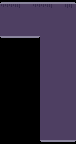

The image is a tile-based game level rendered from a .tmx file. Its description and complete source (layers, tilesets, objects, tile grids) follow:
An orthogonal 19x36 tile map with 4x4 px tiles, 2 tile layers (bg, solid), 2 tilesets and 18 objects.

<map version="1.0" tiledversion="1.0.2" orientation="orthogonal" renderorder="right-down" width="19" height="36" tilewidth="4" tileheight="4" backgroundcolor="#000000" nextobjectid="84">
 <tileset firstgid="1" source="test.tsx" />
 <tileset firstgid="26" source="objs.tsx" />
 <layer name="bg" width="19" height="36">
  <data encoding="csv">
13,0,0,0,0,0,0,0,0,0,0,0,0,0,0,0,0,0,0,
23,23,23,23,24,3,3,3,23,23,23,23,24,3,3,3,24,24,3,
3,3,3,3,3,3,3,3,3,3,3,3,3,3,3,3,3,3,3,
3,3,3,3,3,3,3,3,3,3,3,3,3,3,3,3,3,3,3,
3,3,3,3,3,3,3,3,3,3,3,3,3,3,3,3,3,3,3,
3,3,3,3,3,3,3,3,3,3,3,3,3,3,3,3,3,3,3,
3,3,3,3,3,3,3,3,3,3,3,3,3,3,3,3,3,3,3,
3,3,3,3,3,3,3,3,3,3,3,3,3,3,3,3,3,3,3,
3,3,3,3,3,3,3,3,3,3,3,3,3,3,3,3,3,3,3,
0,0,0,0,0,0,0,0,0,0,3,3,3,3,3,3,3,3,3,
0,0,0,0,0,0,0,0,0,0,3,3,3,3,3,3,3,3,3,
0,0,0,0,0,0,0,0,0,0,3,3,3,3,3,3,3,3,3,
0,0,0,0,0,0,0,0,0,0,3,3,3,3,3,3,3,3,3,
0,0,0,0,0,0,0,0,0,0,3,3,3,3,3,3,3,3,3,
0,0,0,0,0,0,0,0,0,0,3,3,3,3,3,3,3,3,3,
0,0,0,0,0,0,0,0,0,0,3,3,3,3,3,3,3,3,3,
0,0,0,0,0,0,0,0,0,0,3,3,3,3,3,3,3,3,3,
0,0,0,0,0,0,0,0,0,0,3,3,3,3,3,3,3,3,3,
0,0,0,0,0,0,0,0,0,0,3,3,3,3,3,3,3,3,3,
0,0,0,0,0,0,0,0,0,0,3,3,3,3,3,3,3,3,3,
0,0,0,0,0,0,0,0,0,0,3,3,3,3,3,3,3,3,3,
0,0,0,0,0,0,0,0,0,0,3,3,3,3,3,3,3,3,3,
0,0,0,0,0,0,0,0,0,0,3,3,3,3,3,3,3,3,3,
0,0,0,0,0,0,0,0,0,0,3,3,3,3,3,3,3,3,3,
0,0,0,0,0,0,0,0,0,0,3,3,3,3,3,3,3,3,3,
0,0,0,0,0,0,0,0,0,0,3,3,3,3,3,3,3,3,3,
0,0,0,0,0,0,0,0,0,0,3,3,3,3,3,3,3,3,3,
0,0,0,0,0,0,0,0,0,0,3,3,3,3,3,3,3,3,3,
0,0,0,0,0,0,0,0,0,0,3,3,3,3,3,3,3,3,3,
0,0,0,0,0,0,0,0,0,0,3,3,3,3,3,3,3,3,3,
0,0,0,0,0,0,0,0,0,0,3,3,3,3,3,3,3,3,3,
0,0,0,0,0,0,0,0,0,0,3,3,3,3,3,3,3,3,3,
0,0,0,0,0,0,0,0,0,0,3,3,3,3,3,3,3,3,3,
0,0,0,0,0,0,0,0,0,0,3,3,3,3,3,3,3,3,3,
0,0,0,0,0,0,0,0,0,0,3,3,3,3,3,3,3,3,3,
0,0,0,0,0,0,0,0,0,0,0,0,0,0,0,0,0,0,0
</data>
 </layer>
 <layer name="solid" width="19" height="36">
  <data encoding="csv">
13,14,14,14,14,14,14,14,14,14,14,14,14,14,14,14,14,14,15,
0,0,0,0,0,0,0,0,0,0,0,0,0,0,0,0,0,0,0,
0,0,0,0,0,0,0,0,0,0,0,0,0,0,0,0,0,0,0,
0,0,0,0,0,0,0,0,0,0,0,0,0,0,0,0,0,0,0,
0,0,0,0,0,0,0,0,0,0,0,0,0,0,0,0,0,0,0,
0,0,0,0,0,0,0,0,0,0,0,0,0,0,0,0,0,0,0,
0,0,0,0,0,0,0,0,0,0,0,0,0,0,0,0,0,0,0,
0,0,0,0,0,0,0,0,0,0,0,0,0,0,0,0,0,0,0,
0,0,0,0,0,0,0,0,0,0,0,0,0,0,0,0,0,0,0,
10,11,11,11,11,11,11,11,11,12,0,0,0,0,0,0,0,0,0,
0,0,0,0,0,0,0,0,0,0,0,0,0,0,0,0,0,0,0,
0,0,0,0,0,0,0,0,0,0,0,0,0,0,0,0,0,0,0,
0,0,0,0,0,0,0,0,0,0,0,0,0,0,0,0,0,0,0,
0,0,0,0,0,0,0,0,0,0,0,0,0,0,0,0,0,0,0,
0,0,0,0,0,0,0,0,0,0,0,0,0,0,0,0,0,0,0,
0,0,0,0,0,0,0,0,0,0,0,0,0,0,0,0,0,0,0,
0,0,0,0,0,0,0,0,0,0,0,0,0,0,0,0,0,0,0,
0,0,0,0,0,0,0,0,0,0,0,0,0,0,0,0,0,0,0,
0,0,0,0,0,0,0,0,0,0,0,0,0,0,0,0,0,0,0,
0,0,0,0,0,0,0,0,0,0,0,0,0,0,0,0,0,0,0,
0,0,0,0,0,0,0,0,0,0,0,0,0,0,0,0,0,0,0,
0,0,0,0,0,0,0,0,0,0,0,0,0,0,0,0,0,0,0,
0,0,0,0,0,0,0,0,0,0,0,0,0,0,0,0,0,0,0,
0,0,0,0,0,0,0,0,0,0,0,0,0,0,0,0,0,0,0,
0,0,0,0,0,0,0,0,0,0,0,0,0,0,0,0,0,0,0,
0,0,0,0,0,0,0,0,0,0,0,0,0,0,0,0,0,0,0,
0,0,0,0,0,0,0,0,0,0,0,0,0,0,0,0,0,0,0,
0,0,0,0,0,0,0,0,0,0,0,0,0,0,0,0,0,0,0,
0,0,0,0,0,0,0,0,0,0,0,0,0,0,0,0,0,0,0,
0,0,0,0,0,0,0,0,0,0,0,0,0,0,0,0,0,0,0,
0,0,0,0,0,0,0,0,0,0,0,0,0,0,0,0,0,0,0,
0,0,0,0,0,0,0,0,0,0,0,0,0,0,0,0,0,0,0,
0,0,0,0,0,0,0,0,0,0,0,0,0,0,0,0,0,0,0,
0,0,0,0,0,0,0,0,0,0,0,0,0,0,0,0,0,0,0,
0,0,0,0,0,0,0,0,0,0,0,0,0,0,0,0,0,0,0,
0,0,0,0,0,0,0,0,0,0,10,11,11,11,11,11,11,11,12
</data>
 </layer>
 <objectgroup name="objects" offsetx="0" offsety="4">
  <object id="16" gid="29" x="13.9091" y="22.0302" width="3" height="6" />
  <object id="17" gid="26" x="29.4617" y="26.356" width="5" height="4" />
  <object id="37" gid="27" x="56" y="104" width="4" height="2" />
  <object id="52" gid="27" x="56" y="56" width="4" height="2" />
  <object id="53" gid="27" x="56" y="32" width="4" height="2" />
  <object id="70" gid="27" x="56" y="80" width="4" height="2" />
  <object id="71" gid="21" x="44" y="136" width="3" height="4" />
  <object id="72" gid="21" x="48" y="136" width="3" height="4" />
  <object id="73" gid="21" x="52" y="136" width="3" height="4" />
  <object id="74" gid="21" x="56" y="136" width="3" height="4" />
  <object id="75" gid="21" x="60" y="136" width="3" height="4" />
  <object id="76" gid="21" x="68" y="136" width="3" height="4" />
  <object id="77" gid="21" x="64" y="136" width="3" height="4" />
  <object id="79" gid="27" x="56" y="44" width="4" height="2" />
  <object id="80" gid="27" x="56" y="68" width="4" height="2" />
  <object id="81" gid="27" x="56" y="92" width="4" height="2" />
  <object id="82" gid="27" x="56" y="116" width="4" height="2" />
  <object id="83" gid="45" x="47" y="16" width="21" height="9" />
 </objectgroup>
</map>